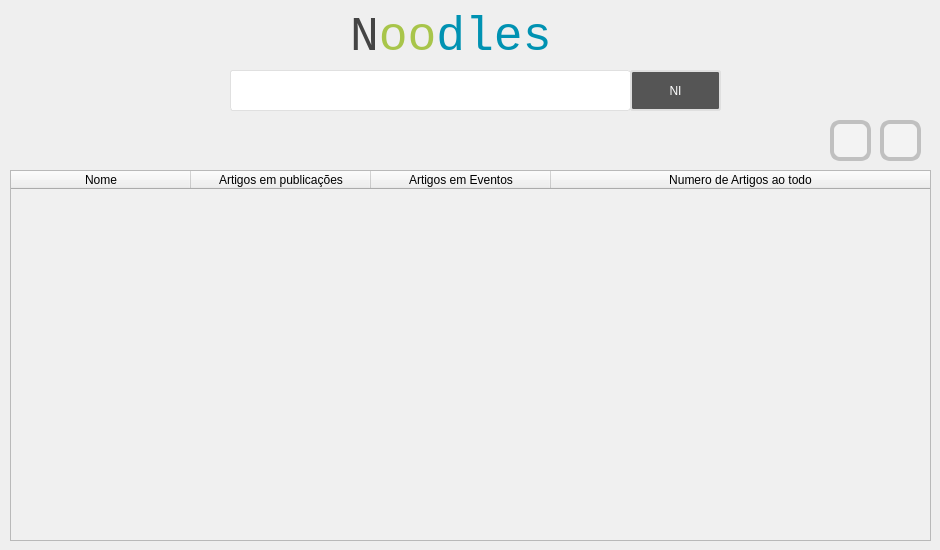
<?xml version="1.0" encoding="UTF-8"?>
<ui version="4.0">
 <class>MainWindow</class>
 <widget class="QMainWindow" name="MainWindow">
  <property name="geometry">
   <rect>
    <x>0</x>
    <y>0</y>
    <width>940</width>
    <height>550</height>
   </rect>
  </property>
  <property name="minimumSize">
   <size>
    <width>940</width>
    <height>550</height>
   </size>
  </property>
  <property name="maximumSize">
   <size>
    <width>940</width>
    <height>550</height>
   </size>
  </property>
  <property name="windowTitle">
   <string>Noodles</string>
  </property>
  <property name="styleSheet">
   <string notr="true">background: url(:/new/prefix1/res/bg.png);</string>
  </property>
  <widget class="QWidget" name="centralWidget">
   <widget class="QTableWidget" name="tableWidget">
    <property name="geometry">
     <rect>
      <x>10</x>
      <y>170</y>
      <width>921</width>
      <height>371</height>
     </rect>
    </property>
    <property name="styleSheet">
     <string notr="true">background: #f0f0f0;</string>
    </property>
    <property name="locale">
     <locale language="Portuguese" country="Brazil"/>
    </property>
    <property name="editTriggers">
     <set>QAbstractItemView::NoEditTriggers</set>
    </property>
    <property name="selectionMode">
     <enum>QAbstractItemView::SingleSelection</enum>
    </property>
    <property name="selectionBehavior">
     <enum>QAbstractItemView::SelectRows</enum>
    </property>
    <property name="sortingEnabled">
     <bool>true</bool>
    </property>
    <property name="cornerButtonEnabled">
     <bool>false</bool>
    </property>
    <attribute name="horizontalHeaderVisible">
     <bool>true</bool>
    </attribute>
    <attribute name="horizontalHeaderCascadingSectionResizes">
     <bool>true</bool>
    </attribute>
    <attribute name="horizontalHeaderDefaultSectionSize">
     <number>180</number>
    </attribute>
    <attribute name="horizontalHeaderHighlightSections">
     <bool>true</bool>
    </attribute>
    <attribute name="horizontalHeaderMinimumSectionSize">
     <number>20</number>
    </attribute>
    <attribute name="horizontalHeaderShowSortIndicator" stdset="0">
     <bool>true</bool>
    </attribute>
    <attribute name="horizontalHeaderStretchLastSection">
     <bool>true</bool>
    </attribute>
    <attribute name="verticalHeaderVisible">
     <bool>false</bool>
    </attribute>
    <attribute name="verticalHeaderCascadingSectionResizes">
     <bool>false</bool>
    </attribute>
    <attribute name="verticalHeaderStretchLastSection">
     <bool>false</bool>
    </attribute>
    <column>
     <property name="text">
      <string>Nome</string>
     </property>
    </column>
    <column>
     <property name="text">
      <string>Artigos em publicações</string>
     </property>
    </column>
    <column>
     <property name="text">
      <string>Artigos em Eventos</string>
     </property>
    </column>
    <column>
     <property name="text">
      <string>Numero de Artigos ao todo</string>
     </property>
    </column>
   </widget>
   <widget class="QPushButton" name="searchButton">
    <property name="geometry">
     <rect>
      <x>630</x>
      <y>70</y>
      <width>91</width>
      <height>41</height>
     </rect>
    </property>
    <property name="styleSheet">
     <string notr="true">QPushButton#searchButton {
	outline: none;
    background: #555555;
	color: #ffffff;
	border: 2px solid #dfdfdf;
	border-radius: 3px;
 }
 QPushButton#searchButton:pressed {
	outline: none;
    background: #404040;
 }</string>
    </property>
    <property name="text">
     <string>NI</string>
    </property>
   </widget>
   <widget class="QPushButton" name="descAlfa">
    <property name="enabled">
     <bool>true</bool>
    </property>
    <property name="geometry">
     <rect>
      <x>830</x>
      <y>120</y>
      <width>41</width>
      <height>41</height>
     </rect>
    </property>
    <property name="styleSheet">
     <string notr="true">QPushButton#descAlfa{
	outline: none;
	background: #f3f3f3;
	background-image: url(:/new/prefix1/res/alfabeticadecresc.png);
	background-repeat: no-repeat;
	background-position: center;
	border: 4px solid #c0c0c0;
	border-radius: 10px;
}
QPushButton#descAlfa:pressed{
	outline: none;
	background: #f0f0f0;
	background-image: url(:/new/prefix1/res/alfabeticadecresc.png);
	background-repeat: no-repeat;
	background-position: center;
	border: 4px solid #a8c54a;
}</string>
    </property>
    <property name="text">
     <string/>
    </property>
   </widget>
   <widget class="QLabel" name="Logo">
    <property name="geometry">
     <rect>
      <x>350</x>
      <y>10</y>
      <width>201</width>
      <height>51</height>
     </rect>
    </property>
    <property name="font">
     <font>
      <family>Monospace</family>
      <pointsize>26</pointsize>
      <weight>50</weight>
      <italic>false</italic>
      <bold>false</bold>
     </font>
    </property>
    <property name="styleSheet">
     <string notr="true"/>
    </property>
    <property name="text">
     <string>&lt;html&gt;&lt;head/&gt;&lt;body&gt;&lt;p&gt;&lt;span style=&quot; font-size:36pt; color:#444444;&quot;&gt;N&lt;/span&gt;&lt;span style=&quot; font-size:36pt; color:#a8c54a;&quot;&gt;oo&lt;/span&gt;&lt;span style=&quot; font-size:36pt; color:#0092b2;&quot;&gt;dles&lt;/span&gt;&lt;/p&gt;&lt;/body&gt;&lt;/html&gt;</string>
    </property>
   </widget>
   <widget class="QLineEdit" name="searchBar">
    <property name="geometry">
     <rect>
      <x>230</x>
      <y>70</y>
      <width>401</width>
      <height>41</height>
     </rect>
    </property>
    <property name="styleSheet">
     <string notr="true">background: white;
outline: none;
border: 1px solid #e0e0e0;
border-radius:3px;</string>
    </property>
   </widget>
   <widget class="QPushButton" name="ascAlfa">
    <property name="enabled">
     <bool>true</bool>
    </property>
    <property name="geometry">
     <rect>
      <x>880</x>
      <y>120</y>
      <width>41</width>
      <height>41</height>
     </rect>
    </property>
    <property name="styleSheet">
     <string notr="true">QPushButton#ascAlfa{
	outline: none;
	background: #f3f3f3;
	background-image: url(:/new/prefix1/res/alfabeticacresc.png);
	background-repeat: no-repeat;
	background-position: center;
	border: 4px solid #c0c0c0;
	border-radius: 10px;
}
QPushButton#ascAlfa:pressed{
	outline: none;
	background: #f0f0f0;
	background-image: url(:/new/prefix1/res/alfabeticacresc.png);
	background-repeat: no-repeat;
	background-position: center;
	border: 4px solid #0092b2;
}</string>
    </property>
    <property name="text">
     <string/>
    </property>
   </widget>
  </widget>
 </widget>
 <layoutdefault spacing="6" margin="11"/>
 <resources/>
 <connections/>
</ui>
